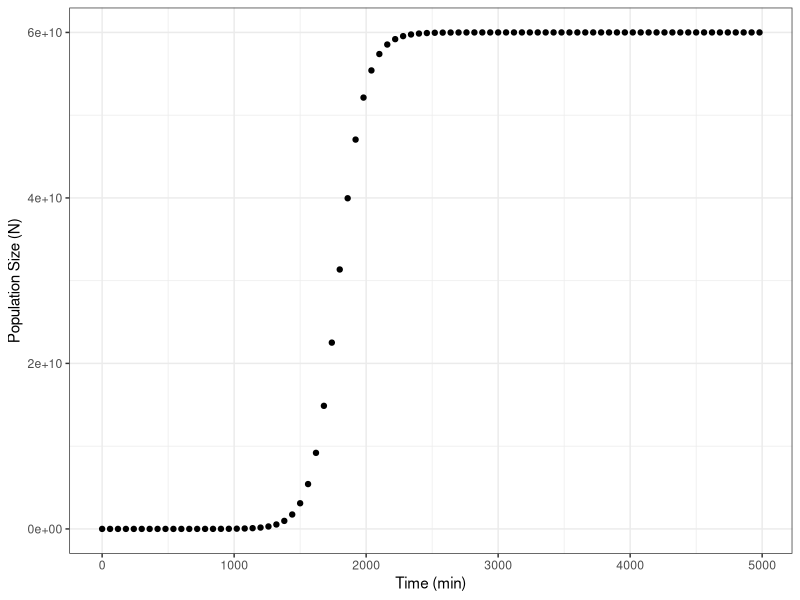
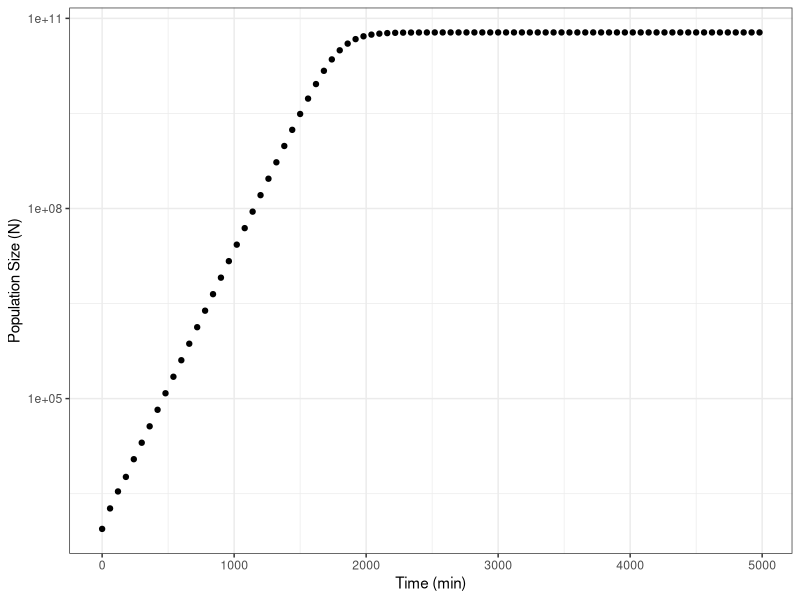

The R script that drew these images, in order:
## logistic_growth

## R script to plot a reproducible analysis of logistic growth

# installing and loading ggplot2 package into the library

install.packages("ggplot2") 
library(ggplot2)

# reading in experiment file in .csv format

growth_data <- read.csv("experiment.csv") 


## Plotting time against population size

ggplot(aes(t,N), data = growth_data) + # Plotting time (t) and population size (N) on the x and y axes, respectively
  
  geom_point() + # Plotting individual data points
  
  xlab("Time (min)") + # adding x axis label
  
  ylab("Population Size (N)") + # adding y axis label
  
  theme_bw() # creating a black and white theme  

## Plotting the same data on a log scale 

ggplot(aes(t,N), data = growth_data) +
  
  geom_point() +
  
  xlab("Time (min)") +
  
  ylab("Population Size (N)") +
  
  scale_y_continuous(trans='log10') + 
 
  theme_bw()

sink(file = "package-versions.txt")
sessionInfo()
sink()


